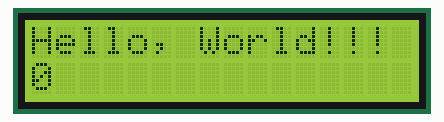
Recording of a sketch running on a simulated ESP32. Shown: 16×2 character LCD.

Above: at 0.1 s.
At 4.1 s:
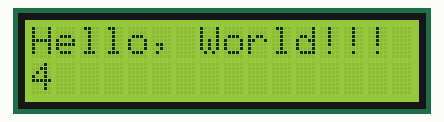
At 9.1 s:
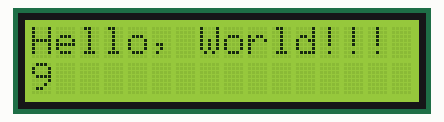
At 19.1 s:
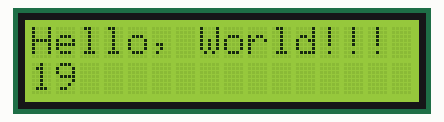
At 29.1 s:
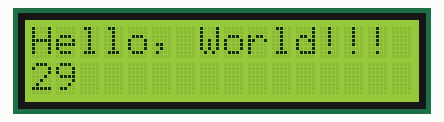
At 39.1 s:
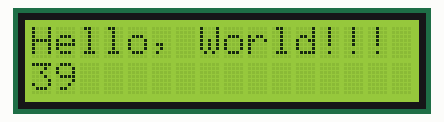

The sketch:

esp32-hello-world-i2c.ino
```cpp
//www.elegoo.com
//2016.12.9

/*
 LiquidCrystal Hello World example modified to use LiquidCrystal_I2C library.

 LiquidCrystal_I2C library downloaded from:
 https://github.com/johnrickman/LiquidCrystal_I2C/archive/refs/tags/1.1.3.zip
 */

// include the library code:
#include <LiquidCrystal_I2C.h>

LiquidCrystal_I2C lcd(0x27, 16, 2);

void setup() {
  lcd.init();
  lcd.backlight();
  lcd.setCursor(0,0);
  // Print a message to the LCD.
  lcd.print("Hello, World!!!");
}

void loop() {
  // set the cursor to column 0, line 1
  // (note: line 1 is the second row, since counting begins with 0):
  lcd.setCursor(0, 1);
  // print the number of seconds since reset:
  lcd.print(millis() / 1000);
}
```

Measured:
- what the display in image 1 shows lasts 1.0 s, from 4.0 s to 5.0 s
